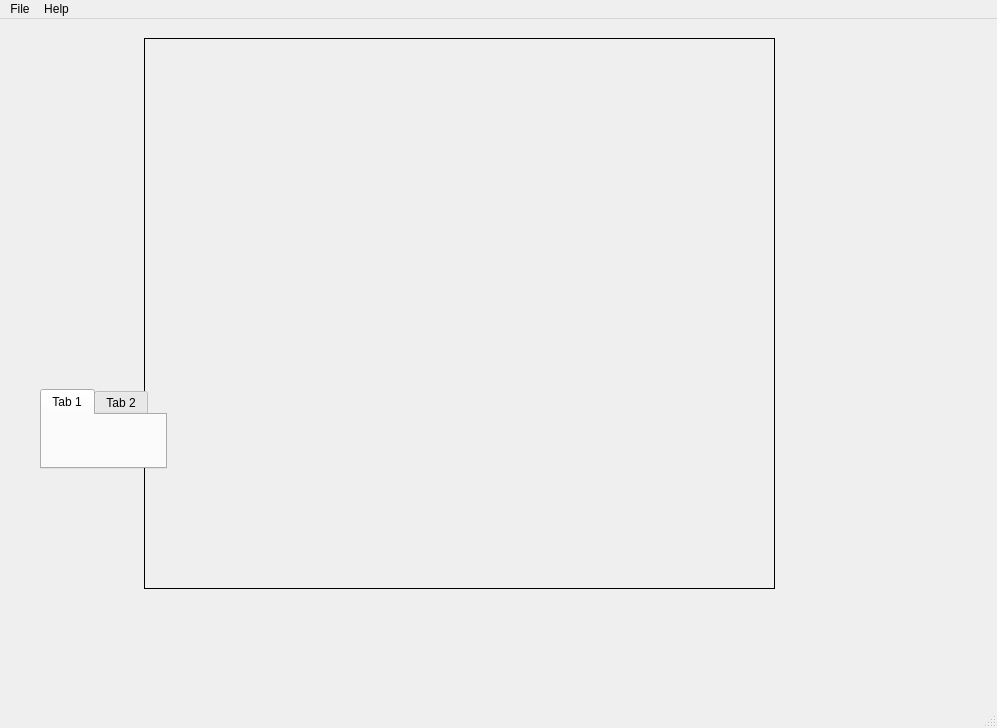
<?xml version="1.0" encoding="UTF-8"?>
<ui version="4.0">
 <class>MainWindow</class>
 <widget class="QMainWindow" name="MainWindow">
  <property name="geometry">
   <rect>
    <x>0</x>
    <y>0</y>
    <width>997</width>
    <height>728</height>
   </rect>
  </property>
  <property name="windowTitle">
   <string>Object Recognition Toolkit</string>
  </property>
  <widget class="QWidget" name="centralwidget">
   <widget class="QStackedWidget" name="stackedWidget">
    <property name="geometry">
     <rect>
      <x>144</x>
      <y>19</y>
      <width>631</width>
      <height>551</height>
     </rect>
    </property>
    <property name="sizePolicy">
     <sizepolicy hsizetype="MinimumExpanding" vsizetype="MinimumExpanding">
      <horstretch>0</horstretch>
      <verstretch>0</verstretch>
     </sizepolicy>
    </property>
    <property name="autoFillBackground">
     <bool>false</bool>
    </property>
    <property name="frameShape">
     <enum>QFrame::Box</enum>
    </property>
    <widget class="QWidget" name="page"/>
    <widget class="QWidget" name="page_2"/>
   </widget>
   <widget class="QTabWidget" name="tabWidget">
    <property name="geometry">
     <rect>
      <x>40</x>
      <y>370</y>
      <width>127</width>
      <height>80</height>
     </rect>
    </property>
    <widget class="QWidget" name="tab">
     <attribute name="title">
      <string>Tab 1</string>
     </attribute>
    </widget>
    <widget class="QWidget" name="tab_2">
     <attribute name="title">
      <string>Tab 2</string>
     </attribute>
    </widget>
   </widget>
  </widget>
  <widget class="QMenuBar" name="menubar">
   <property name="geometry">
    <rect>
     <x>0</x>
     <y>0</y>
     <width>997</width>
     <height>21</height>
    </rect>
   </property>
   <widget class="QMenu" name="menuFile">
    <property name="title">
     <string>File</string>
    </property>
    <addaction name="actionOpen"/>
    <addaction name="separator"/>
    <addaction name="actionExit"/>
   </widget>
   <widget class="QMenu" name="menuHelp">
    <property name="title">
     <string>Help</string>
    </property>
    <addaction name="actionAbout"/>
   </widget>
   <addaction name="menuFile"/>
   <addaction name="menuHelp"/>
  </widget>
  <widget class="QStatusBar" name="statusbar"/>
  <action name="actionOpen">
   <property name="text">
    <string>Open...</string>
   </property>
  </action>
  <action name="actionExit">
   <property name="text">
    <string>Exit</string>
   </property>
  </action>
  <action name="actionAbout">
   <property name="text">
    <string>About...</string>
   </property>
  </action>
 </widget>
 <resources/>
 <connections>
  <connection>
   <sender>actionExit</sender>
   <signal>triggered()</signal>
   <receiver>MainWindow</receiver>
   <slot>close()</slot>
   <hints>
    <hint type="sourcelabel">
     <x>-1</x>
     <y>-1</y>
    </hint>
    <hint type="destinationlabel">
     <x>498</x>
     <y>363</y>
    </hint>
   </hints>
  </connection>
 </connections>
</ui>
